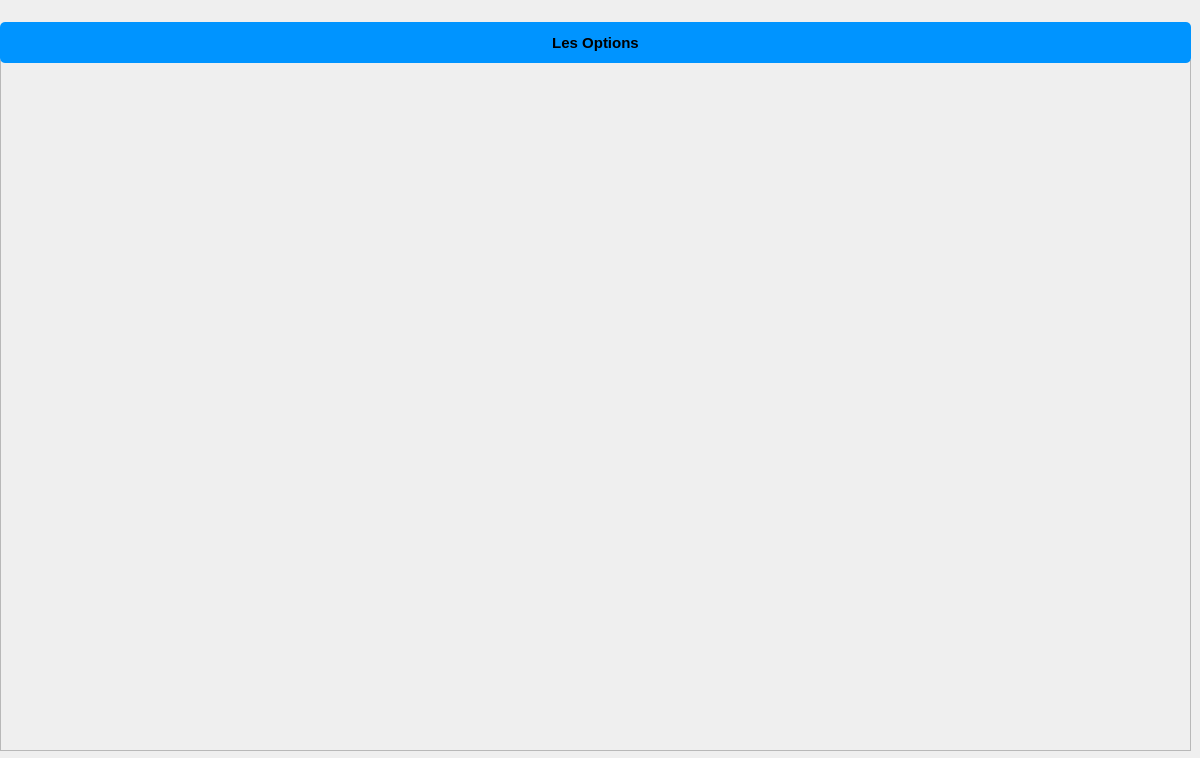
<?xml version="1.0" encoding="UTF-8"?>
<ui version="4.0">
 <class>capture</class>
 <widget class="QDialog" name="capture">
  <property name="geometry">
   <rect>
    <x>0</x>
    <y>0</y>
    <width>1200</width>
    <height>758</height>
   </rect>
  </property>
  <property name="windowTitle">
   <string>Dialog</string>
  </property>
  <widget class="QScrollArea" name="scrollArea">
   <property name="geometry">
    <rect>
     <x>0</x>
     <y>60</y>
     <width>1191</width>
     <height>691</height>
    </rect>
   </property>
   <property name="widgetResizable">
    <bool>true</bool>
   </property>
   <widget class="QWidget" name="scrollAreaWidgetContents">
    <property name="geometry">
     <rect>
      <x>0</x>
      <y>0</y>
      <width>1189</width>
      <height>689</height>
     </rect>
    </property>
   </widget>
  </widget>
  <widget class="QPushButton" name="option_pushButton">
   <property name="geometry">
    <rect>
     <x>0</x>
     <y>22</y>
     <width>1191</width>
     <height>41</height>
    </rect>
   </property>
   <property name="font">
    <font>
     <pointsize>11</pointsize>
     <weight>75</weight>
     <bold>true</bold>
    </font>
   </property>
   <property name="styleSheet">
    <string notr="true">QPushButton {
padding: 5px;
border-radius: 5px;
background-color:#0094ff;
font-weight: bold;
}
QPushButton:hover
{
color :white;
}</string>
   </property>
   <property name="text">
    <string>Les Options</string>
   </property>
  </widget>
  <widget class="QLabel" name="pic">
   <property name="geometry">
    <rect>
     <x>0</x>
     <y>0</y>
     <width>100</width>
     <height>100</height>
    </rect>
   </property>
   <property name="text">
    <string/>
   </property>
  </widget>
  <zorder>pic</zorder>
  <zorder>scrollArea</zorder>
  <zorder>option_pushButton</zorder>
 </widget>
 <resources/>
 <connections/>
</ui>
